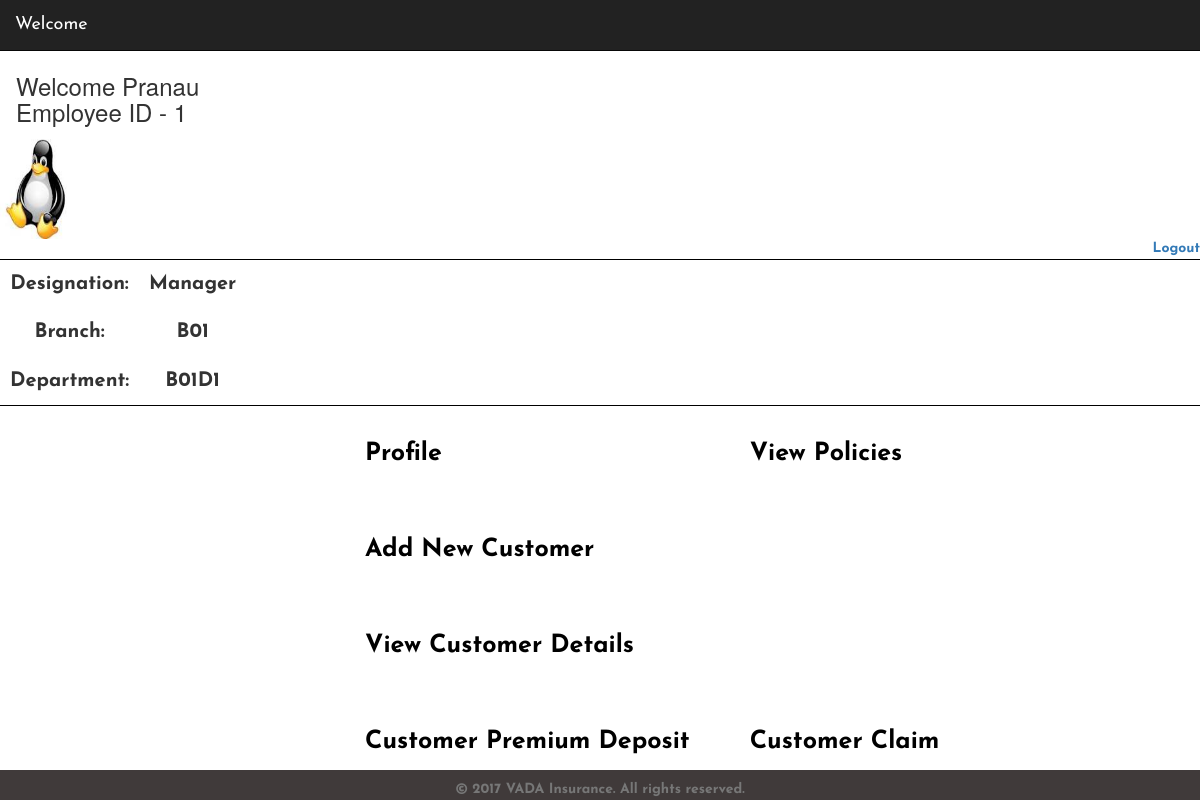
The app's page /emp_manage_users.php (signed in) with its own data.
### tables this page shows
CREATE TABLE IF NOT EXISTS `employee` (
  `EMPLOYEE_ID` int(3) NOT NULL,
  `FIRST_NAME` varchar(15) NOT NULL,
  `LAST_NAME` varchar(15) NOT NULL,
  `SEX` text NOT NULL,
  `PHONE_NUMBER` text NOT NULL,
  `EMAIL_ID` varchar(35) NOT NULL,
  `DOB` date NOT NULL,
  `HOUSE_NUMBER` varchar(4) NOT NULL,
  `STREET` varchar(15) NOT NULL,
  `D_ID` varchar(6) NOT NULL,
  `PASSWORD` varchar(35) NOT NULL
);

CREATE TABLE IF NOT EXISTS `emp_designation` (
  `EMPLOYEE_ID` int(4) NOT NULL,
  `DESIGNATION` varchar(15) NOT NULL
);

CREATE TABLE IF NOT EXISTS `has` (
  `D_ID` varchar(6) NOT NULL,
  `BRANCH_ID` varchar(6) NOT NULL
);

CREATE TABLE IF NOT EXISTS `works_for` (
  `EMPLOYEE_ID` int(4) NOT NULL,
  `D_ID` varchar(6) NOT NULL
);

### src/emp_manage.php (the view, shortened to what this page needs)
<!DOCTYPE html PUBLIC "-//W3C//DTD XHTML 1.0 Transitional//EN"
"http://www.w3.org/TR/xhtml1/DTD/xhtml1-transitional.dtd">
<html xmlns="http://www.w3.org/1999/xhtml">
<head> <meta name="viewport" content="width=device-width, initial-scale=1, shrink-to-fit=no">
</head>
<body>
<nav class="navbar navbar-inverse navbar-fixed-top">
<div class="container-fluid">
  <div class="navbar-header">
	<a class="navbar-brand" href="#">Welcome</a>
  </div>
</nav>
<div style="height: 50px"></div>
<h3>Welcome   <?php echo "$first_name  <br />Employee ID	-	$temp_eid"?> </h3>
<?php $open = opendir($dir);
	while(($file = readdir($open)) != FALSE)
	{
		if($file!="."&&$file!=".."&&$file!="Thumbs.db")
		{
			echo "<img border='1' width='80' height='100' src='$dir/$file'><br />";
		}
	}
	echo "<div id='logout'> <b><a href='emp_logout.php'>Logout</a></div>";
?>
<div id="header">
<table id="1">
<tr><td> Designation: </td><td><?php $url=parse_url(getenv("CLEARDB_DATABASE_URL"));    $server = $url["host"];   $username = $url["user"];   $password1 = $url["pass"];   $db = substr($url["path"],1);   $con= mysqli_connect($server, $username, $password1) or die("Problem with connection...");
	mysqli_select_db($con,$db) or die(mysqli_error($con));
	echo mysqli_fetch_assoc(mysqli_query($con, "SELECT DESIGNATION FROM emp_designation WHERE EMPLOYEE_ID=$temp_eid "))['DESIGNATION'];
	?></td></tr>
<tr><td> Branch:</td><td><?php 	$url=parse_url(getenv("CLEARDB_DATABASE_URL"));    $server = $url["host"];   $username = $url["user"];   $password1 = $url["pass"];   $db = substr($url["path"],1);   $con= mysqli_connect($server, $username, $password1) or die("Problem with connection...");
	mysqli_select_db($con,$db) or die(mysqli_error($con));
	echo mysqli_fetch_assoc(mysqli_query($con, "SELECT BRANCH_ID FROM has WHERE D_ID=(SELECT D_ID FROM works_for where EMPLOYEE_ID=$temp_eid)"))['BRANCH_ID'];
	?></td></tr>
<tr><td> Department:</td><td><?php 	mysqli_select_db($con,$db) or die(mysqli_error($con));
	echo mysqli_fetch_assoc(mysqli_query($con, "SELECT D_ID FROM works_for where EMPLOYEE_ID=$temp_eid"))['D_ID'];
	?></td></tr>
</table>
<br/>
<br/>
</div>
<div id="footer">
<table id="2">
<tr><td><a href="emp_profile.php" target="_blank">Profile</a></td><td><a href="policy.html" target="_blank">View Policies</a></td></tr>
<tr><td><a href="cust_form.php">Add New Customer</a> </td><td></td></tr>
<tr><td><a href="cust_update.php">View Customer Details</a> </td><td></td></tr>
<tr><td><a href="cust_premium.php">Customer Premium Deposit</a></td><td><a href="cust_claim.php">Customer Claim</a></td></tr>
</table>
</div>
<?php      include('footer.php');     ?>
</body>
</html>

### src/emp_manage.php (style rules this page uses)
* { font-family: 'Josefin Sans', sans-serif; }
body { background-color:#FFFFCC; }
h3 { padding:3px 1px 3px 6px; margin-left: 10px; }
#header { border-top:1px solid black; text-align:center; font-size: 0px; border-bottom:1px solid black; }
#header table { text-align:center; font-size: 10px; }
#header td { font-size:20px; padding: 10px; spacing: 30px; }
#footer { height: 100px; align:center; font-size: 22px; margin-left: 335px; width:100; }
#footer table { cell-spacing: 100px; text-align:left; border-spacing:10px; }
#footer td { padding: 30px; spacing: 100px; }
#footer a:link { color: black; }
#footer { height: 100px; align:center; font-size: 25px; margin-left: 335px; width:100; }
#logout { text-align:right; }
.navbar-brand { align: center; }

### records on screen
employee: FIRST_NAME "Pranau", FIRST_NAME (picture)
emp_designation: DESIGNATION "Manager"
has: BRANCH_ID "B01"
works_for: D_ID "B01D1"

### other values on screen
$temp_eid "1"
